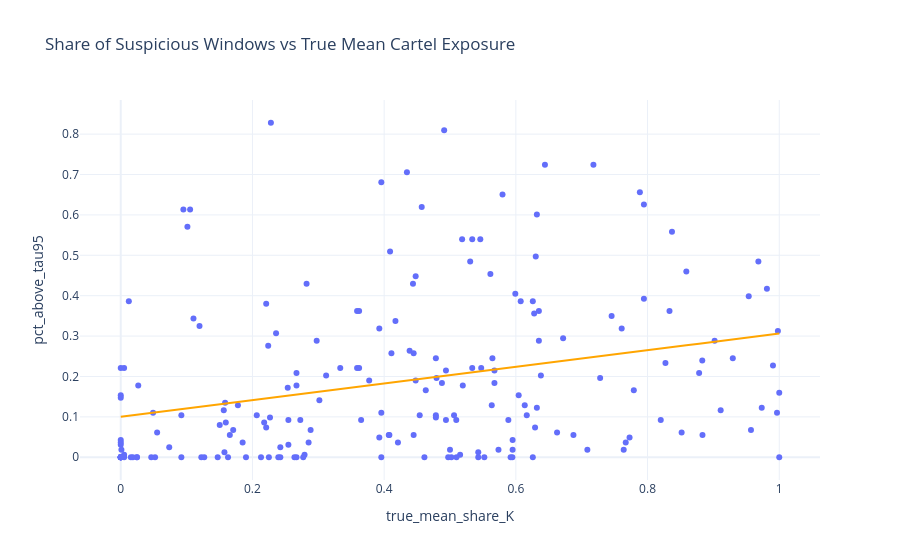

Here is the notebook cell this chart was saved with:
### Code cell
fig = px.scatter(
    df,
    x="true_mean_share_K",
    y="pct_above_tau95",
    hover_data=["market_id"],
    title="Share of Suspicious Windows vs True Mean Cartel Exposure",
    template="plotly_white", 
    trendline="ols",
    trendline_color_override="orange"
)
fig.show()

### Figure 1 — Plotly figure (JSON) as saved in the notebook; plotly's stock layout.template omitted (floating-point values rounded to 4 significant figures; data arrays with more than 128 entries replaced by an {"elided": "..."} marker saying what was removed)
{"data": [{"customdata": {"elided": "200x1 int values"}, "hovertemplate": "true_mean_share_K=%{x}<br>pct_above_tau95=%{y}<br>market_id=%{customdata[0]}<extra></extra>", "legendgroup": "", "marker": {"color": "#636efa", "symbol": "circle"}, "mode": "markers", "name": "", "orientation": "v", "showlegend": false, "type": "scatter", "x": {"elided": "200 float values"}, "xaxis": "x", "y": {"elided": "200 float values"}, "yaxis": "y"}, {"hovertemplate": "<b>OLS trendline</b><br>pct_above_tau95 = 0.206003 * true_mean_share_K + 0.100228<br>R<sup>2</sup>=0.086823<br><br>true_mean_share_K=%{x}<br>pct_above_tau95=%{y} <b>(trend)</b><extra></extra>", "legendgroup": "", "line": {"color": "orange"}, "marker": {"color": "#636efa", "symbol": "circle"}, "mode": "lines", "name": "", "showlegend": false, "type": "scatter", "x": {"elided": "200 float values"}, "xaxis": "x", "y": {"elided": "200 float values"}, "yaxis": "y"}], "layout": {"legend": {"tracegroupgap": 0}, "title": {"text": "Share of Suspicious Windows vs True Mean Cartel Exposure"}, "xaxis": {"anchor": "y", "domain": [0, 1], "title": {"text": "true_mean_share_K"}}, "yaxis": {"anchor": "x", "domain": [0, 1], "title": {"text": "pct_above_tau95"}}}}
